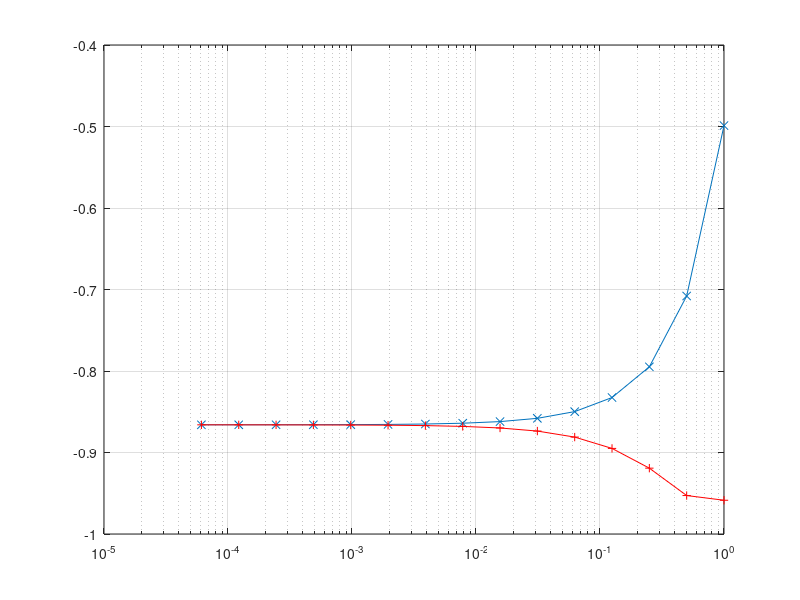

Write the MATLAB code that produced this figure.
% Skript som estimerer en grense

% Verdien x skal gå mot
a = pi/3;

% Avstanden mellom x og a:
h=1;

% Estimerer funksjonsverdien for stadig 
% lavere/høyere h ved å bytte fortegn foran h:
%for n=1:15
   % x=a-h;
   % f=(cos(x)-1/2)/(x-pi/3);
   % disp([h f]);
   % h=h/2;
 % end

% Plotting: 

% f blir ikke et tall for hver iterasjon, men en vektor
for n=1:15
    x=a-h;
    fMinus(n)=(cos(x)-1/2)/(x-pi/3);
    x=a+h;
    fPluss(n)=(cos(x)-1/2)/(x-pi/3);
    hVektor(n) = h;
    h=h/2;
end

% Selve plottingen:

%semilogx gir logaritmisk x-akse:
semilogx (hVektor,fMinus,'x-')
hold on;
plot (hVektor,fPluss,'r+-')
hold off;
grid on